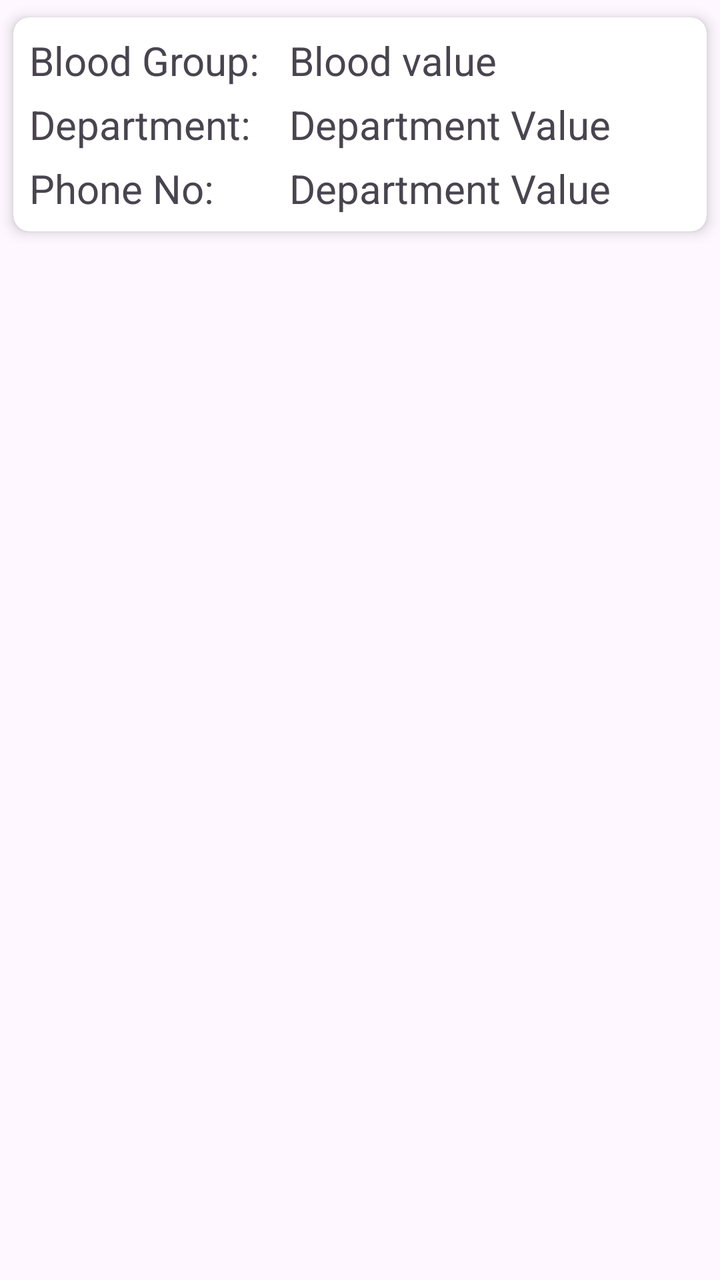
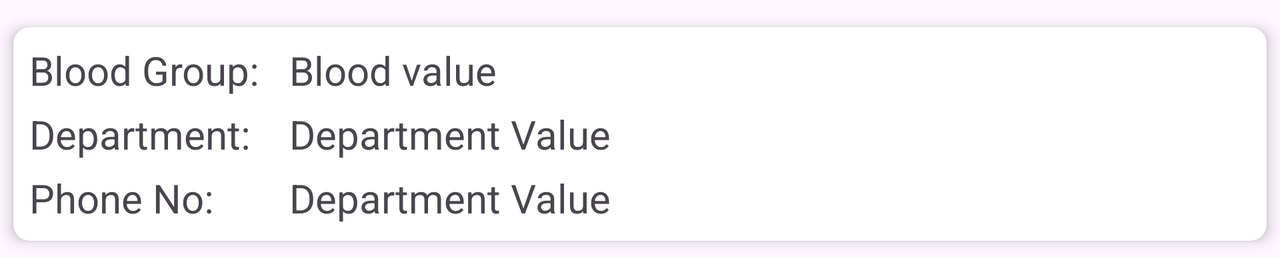

Compare how this app lays out the same screen by default and in its alternative resource folder. The renders come first, then the two layout files and the values they reference.
<!-- AndroidManifest.xml: application theme Theme.Trio -->
<!-- res/layout/donor_details.xml -->
<?xml version="1.0" encoding="utf-8"?>
<RelativeLayout xmlns:android="http://schemas.android.com/apk/res/android"
    android:layout_width="match_parent"
    xmlns:app="http://schemas.android.com/apk/res-auto"
    android:layout_height="match_parent">
    <androidx.cardview.widget.CardView
        android:id="@+id/cdView"
        android:layout_width="match_parent"
        android:layout_height="wrap_content"
        app:cardCornerRadius="8dp"
        app:cardElevation="4dp"
        app:cardUseCompatPadding="true"
        android:clickable="true"
        android:focusable="true"
        android:foreground="?android:attr/selectableItemBackground">
        <RelativeLayout
            android:layout_width="match_parent"
            android:layout_height="wrap_content"
            android:padding="8dp"
            >
        <TextView
            android:layout_width="wrap_content"
            android:layout_height="wrap_content"
            android:text="Blood Group:"
            android:textSize="20dp"
            android:id="@+id/blood_gr"
            />
            <TextView
                android:layout_width="wrap_content"
                android:layout_height="wrap_content"
                android:text="Blood value"
                android:textSize="20dp"
                android:id="@+id/blood_value"
                android:layout_marginLeft="130dp"
                />
            <TextView
                android:layout_width="wrap_content"
                android:layout_height="wrap_content"
                android:text="Department:"
                android:textSize="20dp"
                android:id="@+id/department_gr"
                android:layout_marginTop="5dp"
                android:layout_below="@+id/blood_gr"
                />
            <TextView
                android:layout_width="wrap_content"
                android:layout_height="wrap_content"
                android:text="Department Value"
                android:textSize="20dp"
                android:layout_below="@+id/blood_value"
                android:id="@+id/department_value"
                android:layout_marginTop="5dp"
                android:layout_marginLeft="130dp"
                />
            <TextView
                android:layout_width="wrap_content"
                android:layout_height="wrap_content"
                android:text="Phone No:"
                android:textSize="20dp"
                android:id="@+id/phoneno_gr"
                android:layout_marginTop="5dp"
                android:layout_below="@+id/department_gr"
                />
            <TextView
                android:layout_width="wrap_content"
                android:layout_height="wrap_content"
                android:text="Department Value"
                android:textSize="20dp"
                android:layout_below="@+id/department_value"
                android:id="@+id/phoneno_value"
                android:layout_marginTop="5dp"
                android:layout_marginLeft="130dp"
                />
        </RelativeLayout>
    </androidx.cardview.widget.CardView>

</RelativeLayout>
<!-- resources referenced by this layout -->
<resources>
  <!-- from res/values-v23/ -->
  <style name="Theme.Trio" parent="Base.Theme.Trio">
          
          <item name="android:navigationBarColor">@android:color/transparent</item>
          <item name="android:statusBarColor">@android:color/transparent</item>
          <item name="android:windowLightStatusBar">?attr/isLightTheme</item>
      </style>
  <style name="Base.Theme.Trio" parent="Theme.Material3.DayNight.NoActionBar">
          
          
      </style>
</resources>
<!-- res/layout-land/donor_details.xml (the repository's variant of the layout above) -->
<!-- drawn on the phone turned sideways -->
<?xml version="1.0" encoding="utf-8"?>
<androidx.cardview.widget.CardView
    xmlns:android="http://schemas.android.com/apk/res/android"
    xmlns:tools="http://schemas.android.com/tools"
    android:layout_width="match_parent"
    app:cardUseCompatPadding="true"
    android:layout_height="wrap_content"
    xmlns:app="http://schemas.android.com/apk/res-auto"
    android:layout_marginTop="5dp"
    app:cardBackgroundColor="@color/white"
    app:cardCornerRadius="8dp"
    app:cardElevation="4dp"
    >
        <RelativeLayout
            android:layout_width="match_parent"
            android:layout_height="wrap_content"
            android:padding="8dp"
            >
        <TextView
            android:layout_width="wrap_content"
            android:layout_height="wrap_content"
            android:text="Blood Group:"
            android:textSize="20dp"
            android:id="@+id/blood_gr"
            />
            <TextView
                android:layout_width="wrap_content"
                android:layout_height="wrap_content"
                android:text="Blood value"
                android:textSize="20dp"
                android:id="@+id/blood_value"
                android:layout_marginLeft="130dp"
                />
            <TextView
                android:layout_width="wrap_content"
                android:layout_height="wrap_content"
                android:text="Department:"
                android:textSize="20dp"
                android:id="@+id/department_gr"
                android:layout_marginTop="5dp"
                android:layout_below="@+id/blood_gr"
                />
            <TextView
                android:layout_width="wrap_content"
                android:layout_height="wrap_content"
                android:text="Department Value"
                android:textSize="20dp"
                android:layout_below="@+id/blood_value"
                android:id="@+id/department_value"
                android:layout_marginTop="5dp"
                android:layout_marginLeft="130dp"
                />
            <TextView
                android:layout_width="wrap_content"
                android:layout_height="wrap_content"
                android:text="Phone No:"
                android:textSize="20dp"
                android:id="@+id/phoneno_gr"
                android:layout_marginTop="5dp"
                android:layout_below="@+id/department_gr"
                />
            <TextView
                android:layout_width="wrap_content"
                android:layout_height="wrap_content"
                android:text="Department Value"
                android:textSize="20dp"
                android:layout_below="@+id/department_value"
                android:id="@+id/phoneno_value"
                android:layout_marginTop="5dp"
                android:layout_marginLeft="130dp"
                />
        </RelativeLayout>
</androidx.cardview.widget.CardView>
